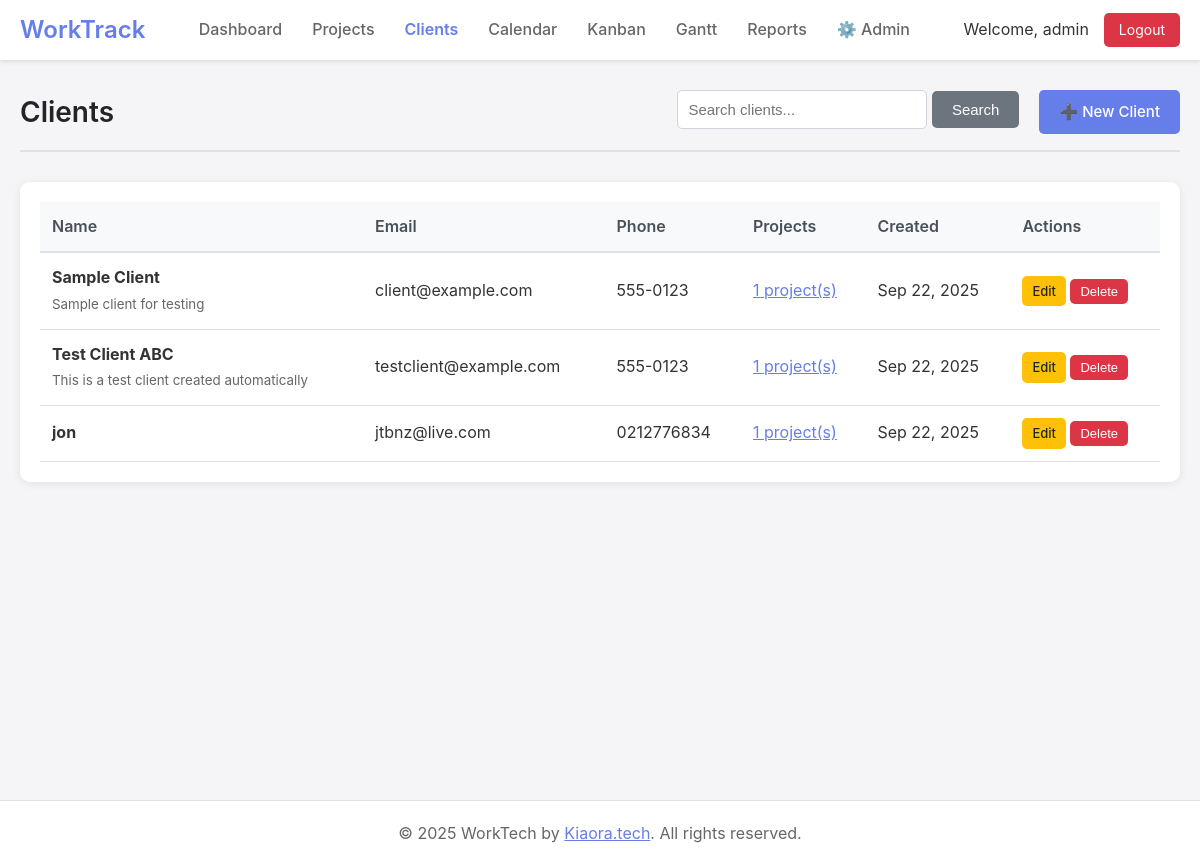
The page /clients.php (signed in) on the database its author committed.
### tables this page shows
CREATE TABLE clients (
    id INTEGER PRIMARY KEY AUTOINCREMENT,
    name TEXT NOT NULL,
    address TEXT,
    phone TEXT,
    email TEXT,
    remarks TEXT,
    created_at DATETIME DEFAULT CURRENT_TIMESTAMP,
    updated_at DATETIME DEFAULT CURRENT_TIMESTAMP,
    created_by INTEGER REFERENCES users(id),
    updated_by INTEGER REFERENCES users(id)
);

### includes/db.php (called while the page is built, shortened)
<?php
class Database {
    private static $instance = null;
    private $conn;
    private function __construct() {
        try {
            $this->conn = new PDO('sqlite:' . DB_PATH);
            $this->conn->setAttribute(PDO::ATTR_ERRMODE, PDO::ERRMODE_EXCEPTION);
            $this->conn->setAttribute(PDO::ATTR_DEFAULT_FETCH_MODE, PDO::FETCH_ASSOC);
            $this->conn->exec('PRAGMA foreign_keys = ON');
        } catch (PDOException $e) {
            die("Connection failed: " . $e->getMessage());
        }
    }
    public static function getInstance() {
        if (!self::$instance) {
            self::$instance = new Database();
        }
        return self::$instance;
    }
    public function query($sql, $params = []) {
        try {
            $stmt = $this->conn->prepare($sql);
            $stmt->execute($params);
            return $stmt;
        } catch (PDOException $e) {
            if (DEBUG_MODE) {
                throw $e;
            }
            error_log($e->getMessage());
            return false;
        }
    }
    public function fetchAll($sql, $params = []) {
        $stmt = $this->query($sql, $params);
        return $stmt ? $stmt->fetchAll() : [];
    }
}
?>

### includes/models/Client.php (called while the page is built, shortened)
<?php
require_once dirname(__DIR__) . '/db.php';
class Client {
    private $db;
    public function __construct() {
        $this->db = Database::getInstance();
    }
    public function getAll() {
        return $this->db->fetchAll("
            SELECT c.*,
                   COUNT(DISTINCT p.id) as project_count,
                   u1.username as created_by_name,
                   u2.username as updated_by_name
            FROM clients c
            LEFT JOIN projects p ON c.id = p.client_id
            LEFT JOIN users u1 ON c.created_by = u1.id
            LEFT JOIN users u2 ON c.updated_by = u2.id
            GROUP BY c.id
            ORDER BY c.name ASC
        ");
    }
}

### clients.php (the view, shortened to what this page needs)
<?php
require_once 'includes/header.php';
require_once 'includes/models/Client.php';
$clientModel = new Client();
$searchQuery = $_GET['search'] ?? '';
if ($searchQuery) {
    $clients = $clientModel->search($searchQuery);
} else {
    $clients = $clientModel->getAll();
}
$editClient = null;
$showForm = isset($_GET['action']) && $_GET['action'] === 'new' || $editClient;
?>
<div class="page-header">
    <h1 class="page-title">Clients</h1>
    <div class="page-actions">
        <form method="GET" style="display: inline-block; margin-right: 10px;">
            <input type="text" name="search" placeholder="Search clients..." value="<?php echo htmlspecialchars($searchQuery); ?>" class="form-control" style="width: 250px; display: inline-block;">
            <button type="submit" class="btn btn-secondary">Search</button>
        </form>
        <a href="?action=new" class="btn btn-primary">➕ New Client</a>
    </div>
</div>
<?php if ($showForm): ?>
<div class="form-container">
    <h2><?php echo $editClient ? 'Edit Client' : 'New Client'; ?></h2>
    <form method="POST">
        <input type="hidden" name="action" value="<?php echo $editClient ? 'update' : 'create'; ?>">
        <?php if ($editClient): ?>
            <input type="hidden" name="id" value="<?php echo $editClient['id']; ?>">
        <?php endif; ?>
        <div class="form-group">
            <label for="name">Name *</label>
            <input type="text" id="name" name="name" class="form-control" value="<?php echo htmlspecialchars($editClient['name'] ?? ''); ?>" required>
        </div>
        <div class="form-group">
            <label for="address">Address</label>
            <textarea id="address" name="address" class="form-control"><?php echo htmlspecialchars($editClient['address'] ?? ''); ?></textarea>
        </div>
        <div class="form-group">
            <label for="phone">Phone</label>
            <input type="tel" id="phone" name="phone" class="form-control" value="<?php echo htmlspecialchars($editClient['phone'] ?? ''); ?>">
        </div>
        <div class="form-group">
            <label for="email">Email</label>
            <input type="email" id="email" name="email" class="form-control" value="<?php echo htmlspecialchars($editClient['email'] ?? ''); ?>">
        </div>
        <div class="form-group">
            <label for="remarks">Remarks</label>
            <textarea id="remarks" name="remarks" class="form-control"><?php echo htmlspecialchars($editClient['remarks'] ?? ''); ?></textarea>
        </div>
        <div style="display: flex; gap: 10px;">
            <button type="submit" class="btn btn-primary">Save Client</button>
            <a href="clients.php" class="btn btn-secondary">Cancel</a>
        </div>
    </form>
</div>
<?php else: ?>
<div class="table-container">
    <table>
        <thead>
            <tr>
                <th>Name</th>
                <th>Email</th>
                <th>Phone</th>
                <th>Projects</th>
                <th>Created</th>
                <th>Actions</th>
            </tr>
        </thead>
        <tbody>
            <?php foreach ($clients as $client): ?>
                <tr>
                    <td>
                        <strong><?php echo htmlspecialchars($client['name']); ?></strong>
                        <?php if ($client['remarks']): ?>
                            <br><small style="color: #666;"><?php echo htmlspecialchars(substr($client['remarks'], 0, 50)); ?></small>
                        <?php endif; ?>
                    </td>
                    <td><?php echo htmlspecialchars($client['email'] ?? '-'); ?></td>
                    <td><?php echo htmlspecialchars($client['phone'] ?? '-'); ?></td>
                    <td>
                        <?php if ($client['project_count'] > 0): ?>
                            <a href="projects.php?client=<?php echo $client['id']; ?>" style="color: #667eea;">
                                <?php echo $client['project_count']; ?> project(s)
                            </a>
                        <?php else: ?>
                            <span style="color: #999;">0 projects</span>
                        <?php endif; ?>
                    </td>
                    <td><?php echo date('M j, Y', strtotime($client['created_at'])); ?></td>
                    <td>
                        <a href="?edit=<?php echo $client['id']; ?>" class="btn btn-sm btn-warning">Edit</a>
                        <form method="POST" style="display: inline-block;" onsubmit="return confirm('Are you sure you want to delete this client?');">
                            <button type="submit" class="btn btn-sm btn-danger">Delete</button>
                        </form>
                    </td>
                </tr>
            <?php endforeach; ?>
        </tbody>
    </table>
</div>
<?php endif; ?>
<?php require_once 'includes/footer.php'; ?>

### public/css/style.css (style rules this page uses)
* { margin: 0; padding: 0; box-sizing: border-box; }
body { font-family: -apple-system, BlinkMacSystemFont, "Segoe UI", Roboto, "Helvetica Neue", Arial, sans-serif; background: #f5f5f7; color: #333; line-height: 1.6; }
.table-container { background: white; border-radius: 10px; padding: 20px; box-shadow: 0 2px 10px rgba(0,0,0,0.08); overflow-x: auto; }
table { width: 100%; border-collapse: collapse; }
th { text-align: left; padding: 12px; background: #f8f9fa; font-weight: 600; color: #495057; border-bottom: 2px solid #dee2e6; }
td { padding: 12px; border-bottom: 1px solid #dee2e6; }
.form-control { width: 100%; padding: 10px; border: 1px solid #ced4da; border-radius: 5px; font-size: 15px; transition: border-color 0.3s; }
.btn { padding: 10px 20px; border: none; border-radius: 5px; font-size: 15px; font-weight: 500; cursor: pointer; transition: all 0.3s; text-decoration: none; display: inline-block; }
.btn-primary { background: #667eea; color: white; }
.btn-danger { background: #dc3545; color: white; }
.btn-warning { background: #ffc107; color: #212529; }
.btn-secondary { background: #6c757d; color: white; }
.page-header { margin-bottom: 30px; padding-bottom: 15px; border-bottom: 2px solid #dee2e6; display: flex; justify-content: space-between; align-items: center; }
.page-title { font-size: 28px; font-weight: 600; color: #212529; }
.page-actions { display: flex; gap: 10px; }

### clients.php (style rules this page uses)
.btn-sm { padding: 5px 10px; font-size: 13px; }

### rows shown on the page
clients: name "Sample Client", remarks "Sample client for testing", email "client@example.com", phone "555-0123", project_count "1", created_at "Sep 22, 2025"
clients: name "Test Client ABC", remarks "This is a test client created automatically", email "testclient@example.com", phone "555-0123", project_count "1", created_at "Sep 22, 2025"
clients: name "jon", email "jtbnz@live.com", phone "0212776834", project_count "1", created_at "Sep 22, 2025"

### other values the page prints
SITE_NAME "WorkTrack"
Auth::getCurrentUsername() "admin"
